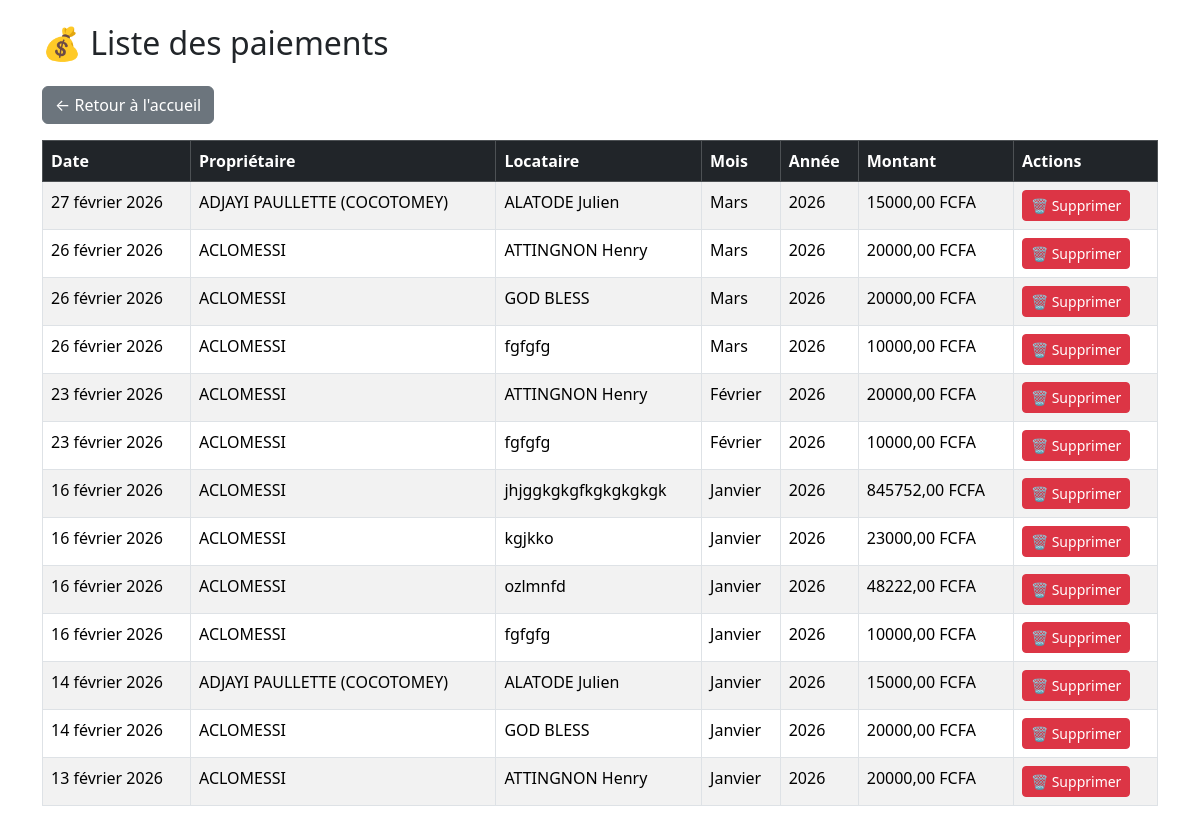
The page /paiements/ on the database its author committed.
### core/models.py (models this page shows, shortened)
class Paiement(models.Model):
    MOIS_CHOICES = [
        (1, "Janvier"), (2, "Février"), (3, "Mars"), (4, "Avril"),
        (5, "Mai"), (6, "Juin"), (7, "Juillet"), (8, "Août"),
        (9, "Septembre"), (10, "Octobre"), (11, "Novembre"), (12, "Décembre"),
    ]
    proprietaire = models.ForeignKey(Proprietaire, on_delete=models.CASCADE, related_name="paiements", verbose_name="Propriétaire")
    locataire = models.ForeignKey(Locataire, on_delete=models.CASCADE, related_name="paiements", verbose_name="Locataire")
    date_paiement = models.DateField(verbose_name="Date de paiement")
    mois_concerne = models.IntegerField(choices=MOIS_CHOICES, verbose_name="Mois concerné", null=True, blank=True)
    annee = models.IntegerField(verbose_name="Année", null=True, blank=True)
    montant = models.DecimalField(max_digits=10, decimal_places=2, default=0, verbose_name="Montant")
    frais_wc = models.DecimalField(max_digits=10, decimal_places=2, default=0, verbose_name="Frais WC")
    paye_en_avance = models.BooleanField(default=False, verbose_name="Payé en avance")
    class Meta:
        constraints = [
            models.UniqueConstraint(
                fields=['locataire', 'mois_concerne', 'annee'],
                name='unique_paiement_locataire_mois_annee',
            )
        ]

class Proprietaire(models.Model):
    nom = models.CharField(max_length=100)
    numero = models.CharField(max_length=20, default="0000000000")

class Locataire(models.Model):
    nom = models.CharField(max_length=100)
    numero = models.CharField(max_length=20, default="0000000000")
    loyer_mensuel = models.DecimalField(max_digits=10, decimal_places=2, default=0)
    proprietaire = models.ForeignKey(
        Proprietaire,
        on_delete=models.CASCADE,
        related_name="locataires",
        verbose_name="Propriétaire"
    )

### core/views.py (the view)
# urls.py: path("paiements/", views.liste_paiements, name="liste_paiements"),
def liste_paiements(request):
    paiements = Paiement.objects.select_related("locataire", "proprietaire").all().order_by("-date_paiement")
    return render(request, "core/liste_paiements.html", {"paiements": paiements})

### core/templates/core/liste_paiements.html (shortened to what this page needs)
<!DOCTYPE html>
<html lang="fr">
<head>
    <link rel="stylesheet" href="https://cdn.jsdelivr.net/npm/bootstrap@5.3.2/dist/css/bootstrap.min.css">
</head>
<body class="container mt-4">
    <h2 class="mb-4">💰 Liste des paiements</h2>
    <a href="{% url 'accueil' %}" class="btn btn-secondary mb-3">← Retour à l'accueil</a>
    <table class="table table-striped table-bordered">
        <thead class="table-dark">
            <tr>
                <th>Date</th>
                <th>Propriétaire</th>
                <th>Locataire</th>
                <th>Mois</th>
                <th>Année</th>
                <th>Montant</th>
                <th>Actions</th>
            </tr>
        </thead>
        <tbody>
            {% for paiement in paiements %}
            <tr>
                <td>{{ paiement.date_paiement }}</td>
                <td>{{ paiement.proprietaire.nom }}</td>
                <td>{{ paiement.locataire.nom }}</td>
                <td>{{ paiement.get_mois_concerne_display }}</td>
                <td>{{ paiement.annee }}</td>
                <td>{{ paiement.montant }} FCFA</td>
                <td>
                    <button class="btn btn-sm btn-danger" data-bs-toggle="modal" data-bs-target="#modalSupprimerPaiement{{ paiement.id }}">
                        🗑️ Supprimer
                    </button>
                </td>
            </tr>
            {% empty %}
            <tr>
                <td colspan="7" class="text-center">Aucun paiement enregistré</td>
            </tr>
            {% endfor %}
        </tbody>
    </table>
</body>
</html>

### rows shown on the page
Paiement: date_paiement "27 février 2026", proprietaire.nom "ADJAYI PAULLETTE (COCOTOMEY)", locataire.nom "ALATODE Julien", mois_concerne "Mars", annee "2026", montant "15000,00"
Paiement: date_paiement "26 février 2026", proprietaire.nom "ACLOMESSI", locataire.nom "ATTINGNON Henry", mois_concerne "Mars", annee "2026", montant "20000,00"
Paiement: date_paiement "26 février 2026", proprietaire.nom "ACLOMESSI", locataire.nom "GOD BLESS", mois_concerne "Mars", annee "2026", montant "20000,00"
Paiement: date_paiement "26 février 2026", proprietaire.nom "ACLOMESSI", locataire.nom "fgfgfg", mois_concerne "Mars", annee "2026", montant "10000,00"
Paiement: date_paiement "23 février 2026", proprietaire.nom "ACLOMESSI", locataire.nom "ATTINGNON Henry", mois_concerne "Février", annee "2026", montant "20000,00"
Paiement: date_paiement "23 février 2026", proprietaire.nom "ACLOMESSI", locataire.nom "fgfgfg", mois_concerne "Février", annee "2026", montant "10000,00"
Paiement: date_paiement "16 février 2026", proprietaire.nom "ACLOMESSI", locataire.nom "jhjggkgkgfkgkgkgkgk", mois_concerne "Janvier", annee "2026", montant "845752,00"
Paiement: date_paiement "16 février 2026", proprietaire.nom "ACLOMESSI", locataire.nom "kgjkko", mois_concerne "Janvier", annee "2026", montant "23000,00"
Paiement: date_paiement "16 février 2026", proprietaire.nom "ACLOMESSI", locataire.nom "ozlmnfd", mois_concerne "Janvier", annee "2026", montant "48222,00"
Paiement: date_paiement "16 février 2026", proprietaire.nom "ACLOMESSI", locataire.nom "fgfgfg", mois_concerne "Janvier", annee "2026", montant "10000,00"
Paiement: date_paiement "14 février 2026", proprietaire.nom "ADJAYI PAULLETTE (COCOTOMEY)", locataire.nom "ALATODE Julien", mois_concerne "Janvier", annee "2026", montant "15000,00"
Paiement: date_paiement "14 février 2026", proprietaire.nom "ACLOMESSI", locataire.nom "GOD BLESS", mois_concerne "Janvier", annee "2026", montant "20000,00"
Paiement: date_paiement "13 février 2026", proprietaire.nom "ACLOMESSI", locataire.nom "ATTINGNON Henry", mois_concerne "Janvier", annee "2026", montant "20000,00"
